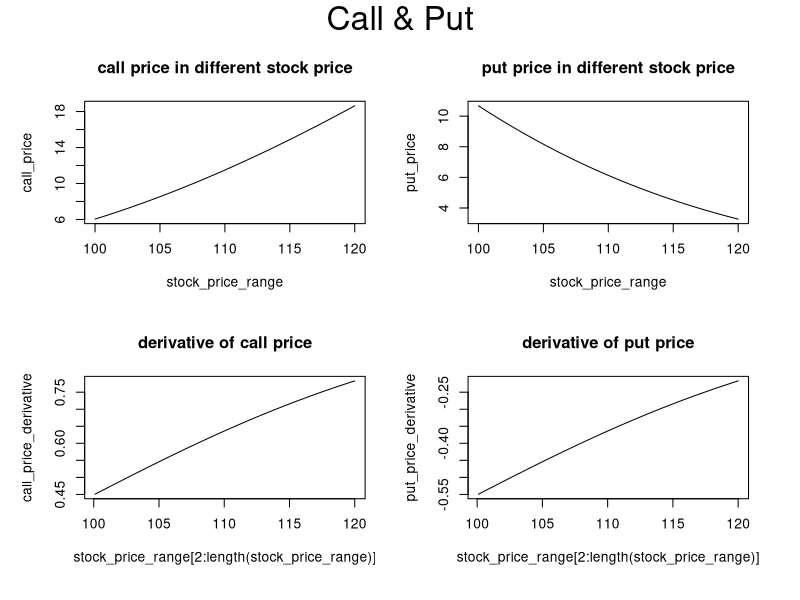

This figure's R source:
black_scholes_f <- function(s, x, t, r, sigma_){ # s: stock price; x: strike price of option; t: time to expiration in years; r: rf-rate; sigma: volatility
    d1 = (log(s/x) + (r+((sigma_^2)/2))*t)/(sigma_*(t^0.5))
    d2 = d1 - (sigma_*(t^0.5))
    call_price <- s * pnorm(d1) - x * exp(-1*r*t) * pnorm(d2)
    put_price <- x * exp(-1*r*t) * pnorm(-1*d2) - s * pnorm(-1*d1)
    return(list("call_price"=call_price, "put_price"=put_price))
}

stock_price_range = seq(100,120,0.1)
call_price <- NULL
put_price <- NULL
for (stock_price in stock_price_range){
  results <- black_scholes_f(s=stock_price, x=110, t=1, r=0.05, sigma_=0.2)
  call_price <- c(call_price, results[["call_price"]])
  put_price <- c(put_price, results[["put_price"]])
}

call_price_diff <- call_price[-1] - call_price[-length(call_price)]
put_price_diff <- put_price[-1] - put_price[-length(put_price)]
stock_price_diff <- stock_price_range[-1] - stock_price_range[-length(stock_price_range)]
call_price_derivative <- call_price_diff / stock_price_diff
put_price_derivative <- put_price_diff / stock_price_diff

par(mfrow=c(2,2), oma=c(1,1,2,1))
plot(stock_price_range, call_price, type="l")
title("call price in different stock price")
plot(stock_price_range, put_price, type="l")
title("put price in different stock price")
plot(stock_price_range[2:length(stock_price_range)], call_price_derivative, type="l")
title("derivative of call price")
plot(stock_price_range[2:length(stock_price_range)], put_price_derivative, type="l")
title("derivative of put price")
mtext(outer=T,"Call & Put", cex=2)


